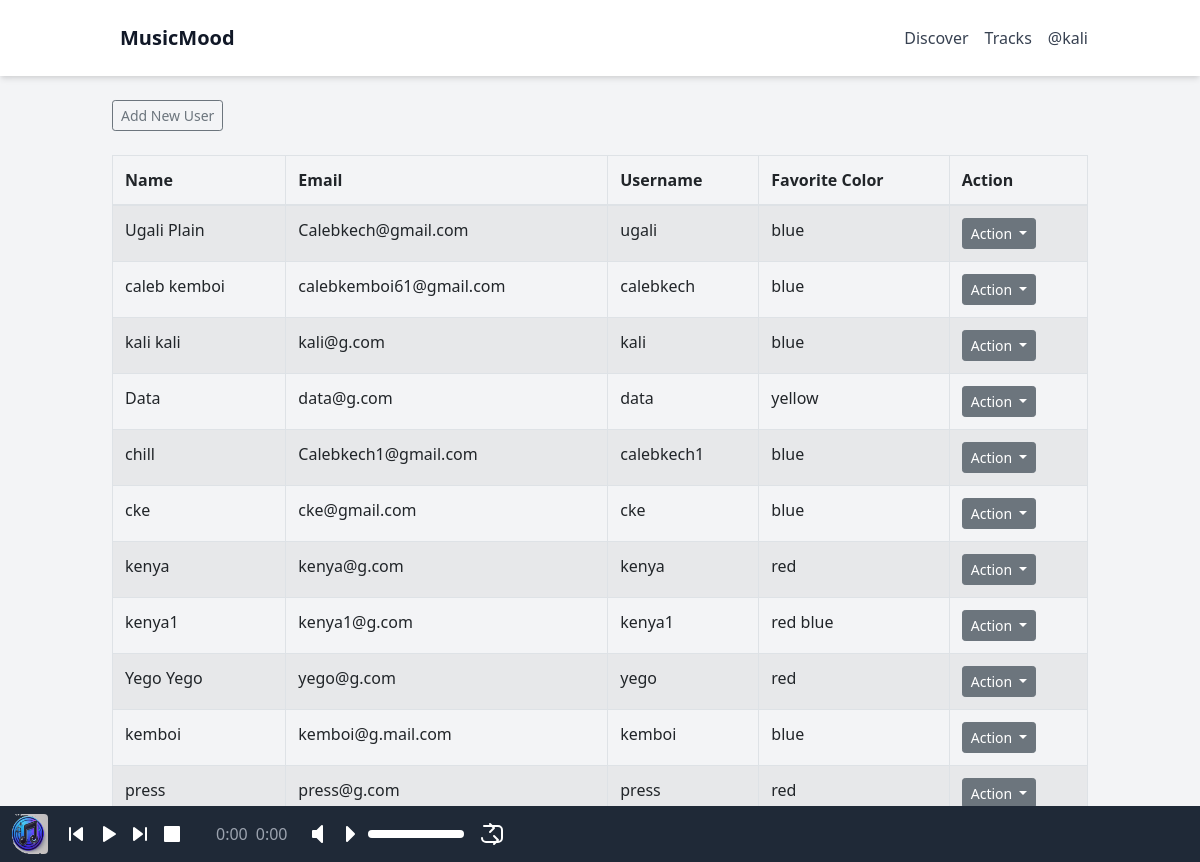
/user/user_list (signed in), run on the app's committed database.
### app/models.py (models this page shows, shortened)
class Users(db.Model, UserMixin):
    id = db.Column(db.String(36), primary_key=True, default=lambda: str(uuid.uuid4()))
    username = db.Column(db.String(20), nullable=False, unique=True)
    name = db.Column(db.String(200), nullable=False)
    email = db.Column(db.String(120), nullable=False, unique=True)
    favorite_color = db.Column(db.String(120))
    date_added = db.Column(db.DateTime, nullable=False, default=datetime.utcnow)
    profile_pic = db.Column(db.String(255), nullable=True)
    is_admin = db.Column(db.Boolean, default=False)
    is_creater = db.Column(db.Boolean, default=False)
    playlists = db.relationship('Playlist', back_populates='user', cascade='all, delete-orphan')
    password_hash = db.Column(db.String(256))

### app/routes.py (the view)
@main.route('/user/user_list')
@login_required
@admin_required
def users():
    users = Users.query.order_by(Users.date_added).all()
    return render_template("user_list.html", users=users)

### app/__init__.py (called while the page is built)
def create_app():
    app = Flask(__name__)
    app.config.from_object(Config)
    db.init_app(app)
    migrate = Migrate(app, db)
    from .routes import main
    from .auth import auth  # Import the auth Blueprint
    app.register_blueprint(main)
    app.register_blueprint(auth, url_prefix='/auth')  # Register the auth Blueprint with a URL prefix
    login_manager = LoginManager()
    login_manager.init_app(app)
    login_manager.login_view = 'auth.login'
    @login_manager.user_loader
    def load_user(user_id):
        return Users.query.get(str(user_id))
    @app.errorhandler(404)
    def page_not_found(e):
        return render_template('404.html'), 404
    return app

### app/routes.py (called while the page is built)
def admin_required(f):
    @wraps(f)
    def decorated_function(*args, **kwargs):
        if not current_user.is_authenticated or not current_user.is_admin:
            flash('Page does not exits.', 'danger')
            return redirect(url_for('main.index'))
        return f(*args, **kwargs)
    return decorated_function

### app/templates/user_list.html (shortened to what this page needs)
{% extends "base.html" %}
{% block content %}
    <div>
        <a class="btn btn-outline-secondary btn-sm" href="/user/add" role="button">Add New User</a>
    </div>
    <br>
    <table class="table table-hover table-bordered table-striped">
        <thead class="table-group-divider">
            <tr>
                <th scope="col">Name</th>
                <th scope="col">Email</th>
                <th scope="col">Username</th>
                <th scope="col">Favorite Color</th>
                <th scope="col">Action</th>
            </tr>
        </thead>
        <tbody>
            {% for user in users %}
            <tr>
                <td>{{ user.name }}</td>
                <td>{{ user.email }}</td>
                <td>{{ user.username }}</td>
                <td>{{ user.favorite_color }}</td>
                <td>
                    <div class="dropdown">
                        <button class="btn btn-secondary dropdown-toggle btn-sm" type="button" id="dropdownMenuButton{{ user.id }}" data-bs-toggle="dropdown" aria-expanded="false">
                            Action
                        </button>
                    </div>
                </td>
            </tr>
            {% endfor %}
        </tbody>
    </table>
{% endblock %}

### app/templates/base.html (shortened to what this page needs)
<!DOCTYPE html>
<html lang="en">
<head>
    <link href="https://stackpath.bootstrapcdn.com/bootstrap/4.5.2/css/bootstrap.min.css" rel="stylesheet">
    <link href="https://cdn.jsdelivr.net/npm/tailwindcss@2.2.19/dist/tailwind.min.css" rel="stylesheet">
</head>
<body class="bg-gray-100 text-gray-900 flex flex-col min-h-screen">
    <header class="bg-white shadow-md w-full">
        <div class="container mx-auto flex justify-between items-center p-4">
            <div class="logo flex items-center">
                <a href="{{ url_for('main.songs') }}" class="text-xl font-semibold ml-2">MusicMood</a>
            </div>
            <nav class="flex items-center space-x-4">
                <a href="{{ url_for('main.songs')}}" class="text-gray-700 hover:text-gray-900">Discover</a>
                <a href="{{ url_for('main.songs')}}" class="text-gray-700 hover:text-gray-900">Tracks</a>
                {% if current_user.is_authenticated %}
                    <a href="{{ url_for('auth.profile')}}" class="text-gray-700 hover:text-gray-900">@{{ current_user.username }}</a>
                {% endif %}
            </nav>
        </div>
    </header>
    <div id="content" class="flex-grow container mx-auto p-4">
        {% block content %}
        {% endblock %}
    </div>
    <footer class="fixed bottom-0 left-0 w-full bg-gray-800 p-2 flex items-center justify-between z-50">
        <div id="jp_container" class="jp-audio flex items-center w-full" role="application" aria-label="media player">
            <div class="flex items-center space-x-4">
                <div class="flex items-center space-x-4">
                    <img id="jp_cover" src="{{ url_for('static', filename='img/default.png') }}" alt="Cover Image" class="h-10 w-10 rounded">
                </div>
                <div class="jp-controls flex items-center space-x-2 mx-auto">
                    <button class="jp-previous text-white focus:outline-none" role="button" tabindex="0" aria-label="Previous">
                        <svg width="24" height="24" fill="none">
                            <path d="M10 12l8-6v12l-8-6Z" fill="currentColor" stroke="currentColor" stroke-width="2" stroke-linecap="round" stroke-linejoin="round" />
                            <path d="M6 6v12" stroke="currentColor" stroke-width="2" stroke-linecap="round" stroke-linejoin="round" />
                        </svg>
                    </button>
                    <button class="jp-play text-white focus:outline-none" role="button" tabindex="0" aria-label="Play">
                        <svg width="24" height="24" fill="none">
                            <path d="M8 5v14l11-7L8 5z" fill="currentColor" stroke="currentColor" stroke-width="2" stroke-linecap="round" stroke-linejoin="round" />
                        </svg>
                    </button>
                    <button class="jp-next text-white focus:outline-none" role="button" tabindex="0" aria-label="Next">
                        <svg width="24" height="24" fill="none">
                            <path d="M14 12L6 6v12l8-6Z" fill="currentColor" stroke="currentColor" stroke-width="2" stroke-linecap="round" stroke-linejoin="round" />
                            <path d="M18 6v12" stroke="currentColor" stroke-width="2" stroke-linecap="round" stroke-linejoin="round" />
                        </svg>
                    </button>
                    <button class="jp-stop text-white focus:outline-none" role="button" tabindex="0" aria-label="Stop">
                        <svg width="24" height="24" fill="none">
                            <rect x="5" y="5" width="14" height="14" fill="currentColor" stroke="currentColor" stroke-width="2" stroke-linecap="round" stroke-linejoin="round" />
                        </svg>
                    </button>
                </div>
                <div class="jp-time-holder flex items-center space-x-2 text-gray-400">
                    <div class="jp-current-time" role="timer" aria-label="time">0:00</div>
                    <div class="jp-duration" role="timer" aria-label="duration">0:00</div>
                </div>
                <div class="jp-volume-controls flex items-center space-x-2">
                    <button class="jp-mute text-white focus:outline-none" role="button" tabindex="0" aria-label="Mute">
                        <svg width="24" height="24" fill="none">
                            <path d="M9 9v6h4l5 5V4l-5 5H9z" fill="currentColor" stroke="currentColor" stroke-width="2" stroke-linecap="round" stroke-linejoin="round" />
                        </svg>
                    </button>
                    <button class="jp-volume-max text-white focus:outline-none" role="button" tabindex="0" aria-label="Max Volume">
                        <svg width="24" height="24" fill="none">
                            <path d="M11 5v14l7-7-7-7z" fill="currentColor" stroke="currentColor" stroke-width="2" stroke-linecap="round" stroke-linejoin="round" />
                        </svg>
                    </button>
                    <div class="jp-volume-bar bg-gray-600 rounded h-2 cursor-pointer w-24">
                        <div class="jp-volume-bar-value bg-white h-2 rounded"></div>
                    </div>
                </div>
                <div class="jp-toggles flex items-center space-x-2">
                    <button class="jp-repeat text-white focus:outline-none" role="button" tabindex="0" aria-label="Repeat">
                    </button>
                </div>
            </div>
        </div>
    </footer>
</body>
</html>

### data on the page
Users: username "kali", name "kali kali", email "kali@g.com", favorite_color "blue"
Users: name "Ugali Plain", email "Calebkech@gmail.com", username "ugali", favorite_color "blue"
Users: name "caleb kemboi", email "calebkemboi61@gmail.com", username "calebkech", favorite_color "blue"
Users: name "Data", email "data@g.com", username "data", favorite_color "yellow"
Users: name "chill", email "Calebkech1@gmail.com", username "calebkech1", favorite_color "blue"
Users: name "cke", email "cke@gmail.com", username "cke", favorite_color "blue"
Users: name "kenya", email "kenya@g.com", username "kenya", favorite_color "red"
Users: name "kenya1", email "kenya1@g.com", username "kenya1", favorite_color "red blue"
Users: name "Yego Yego", email "yego@g.com", username "yego", favorite_color "red"
Users: name "kemboi", email "kemboi@g.mail.com", username "kemboi", favorite_color "blue"
Users: name "press", email "press@g.com", username "press", favorite_color "red"
